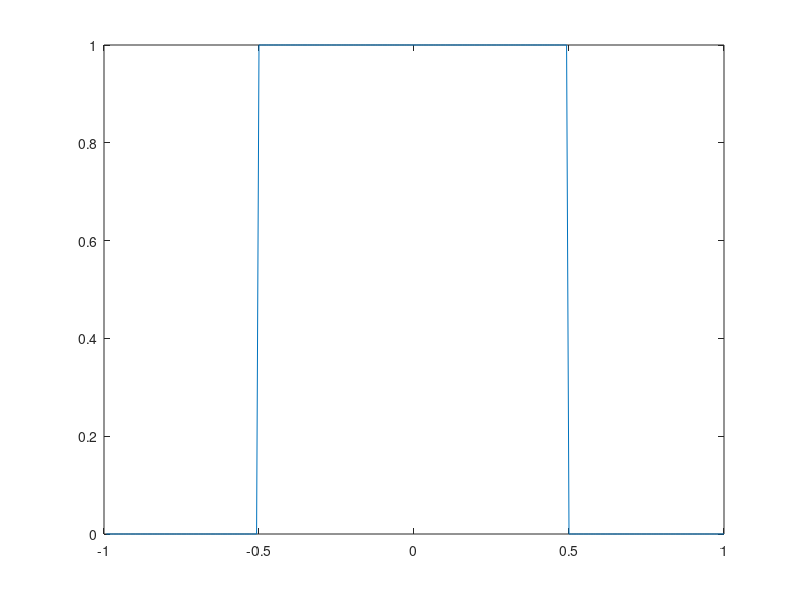

Reproduce this figure in MATLAB. (Note: this script raises an error after producing the figure.)
%% -- Example Usage of gsm1d function (initial testing phase)

clear all
fs = 128;
t = [-(1-1/fs):1/fs:1];
N = length(t)
x = rectpuls(t,1);
%x = sin(2*pi*5*t);
figure(1)
plot(t,x)

alpha = 0.1;
a = cos(alpha*pi/2);
b = sin(alpha*pi/2);
c = -sin(alpha*pi/2);
d = cos(alpha*pi/2);

% Apply Ding's Sampling theorem to samples in output domain
y = fs*abs(b)/length(t)*((0:length(t)-1) - length(t)/2);

%T = transform(length(t),a,b,d,1/fs,fs*(abs(b))/length(t));
%V = x*T;
U = direct_method1d(x,1/fs, a, b, c, d);
X = gsm1d(x,1/fs, a, b, c);
figure(2)
plot(y, abs(X))
title('LCT Magnitude SM')
% figure(3)
% plot(y, abs(V))
% title('LCT Magnitude DIR')
figure(4)
plot(y, abs(U))
title('LCT Magnitude DM')
